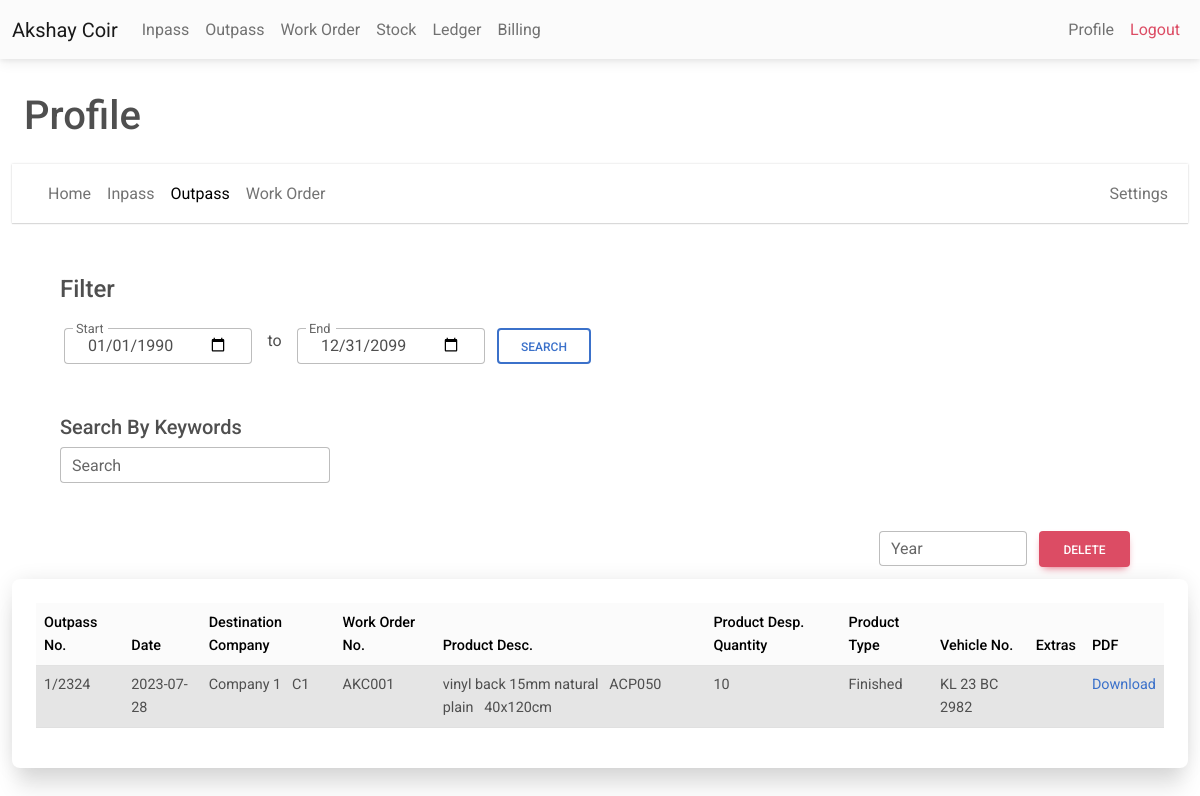
Page /profile_outpass.php (signed in) on the committed database.
### tables this page shows
CREATE TABLE IF NOT EXISTS `profile` (
  `name` varchar(50) NOT NULL,
  `wo` varchar(25) NOT NULL,
  `gstin` varchar(50) NOT NULL,
  `phoneno` varchar(15) NOT NULL,
  `inpass_count` int NOT NULL DEFAULT '1',
  `outpass_count` int NOT NULL DEFAULT '1',
  `user_id` varchar(50) NOT NULL,
  `password` varchar(255) NOT NULL,
  PRIMARY KEY (`user_id`)
);

CREATE TABLE IF NOT EXISTS `outpass_old` (
  `no` varchar(10) NOT NULL,
  `no_year` varchar(15) NOT NULL,
  `date` date NOT NULL,
  `work_order_no` varchar(25) NOT NULL,
  `dest` varchar(125) NOT NULL,
  `woc` varchar(125) NOT NULL,
  `vehicleno` varchar(50) NOT NULL,
  `extras` varchar(125) NOT NULL,
  `type` varchar(10) NOT NULL,
  `timestamp` timestamp NOT NULL,
  `user_id` varchar(50) NOT NULL
);

CREATE TABLE IF NOT EXISTS `outpass_products_old` (
  `outpass_no` varchar(10) NOT NULL,
  `no_year` varchar(15) NOT NULL,
  `date_of_entry` date NOT NULL,
  `product_type` varchar(15) NOT NULL,
  `product_name` varchar(50) NOT NULL,
  `work_order` varchar(25) NOT NULL,
  `product_code` varchar(25) NOT NULL,
  `product_design` varchar(50) NOT NULL,
  `product_size` varchar(25) NOT NULL,
  `product_qty` varchar(15) NOT NULL,
  `user_id` varchar(50) NOT NULL
);

### checkuserlogin.php (called while the page is built, shortened)
<?php
include 'conn.php';
$user_check = $_SESSION['username'];
$ses_sql = mysqli_query($conn, "select user_id from profile where user_id='$user_check'");
$row = mysqli_fetch_array($ses_sql, MYSQLI_ASSOC);
$loggedin_session = $row['user_id'];
?>

### profile_outpass.php (the view, shortened to what this page needs)
<?php
include 'conn.php';
include 'nav.php';
?>
<?php
$start = '1990-01-31';
$end = '2099-12-31';
$sql = "select * from outpass_old,outpass_products_old where outpass_old.no_year = outpass_products_old.no_year AND outpass_old.user_id = '" . (string) $loggedin_session . "' AND outpass_products_old.user_id = '" . (string) $loggedin_session . "'";
$sql .= "  AND date BETWEEN '$start' AND '$end' ORDER BY timestamp DESC LIMIT 10000";
$retval = mysqli_query($conn, $sql);
?>
<html>
<body>
    <br>
    <h1 class="mt-2 ms-4">Profile</h1>
    <div class="container-fluid">
        <div class=" mb-1 bg-white shadow-1-strong   mt-4">
            <nav class="navbar navbar-expand-lg navbar-light shadow-0 ">
                <div class="container-fluid">
                    <div class="collapse navbar-collapse" id="navbarSupportedContent">
                        <ul class="navbar-nav me-auto mb-2 mb-lg-0">
                            <li class="nav-item">
                                <a class="nav-link " href="profile.php">Home</a>
                            </li>
                            <li class="nav-item">
                                <a class="nav-link " href="profile_inpass.php">Inpass</a>
                            </li>
                            <li class="nav-item">
                                <a class="nav-link text-black" href="profile_outpass.php">Outpass</a>
                            </li>
                            <li class="nav-item">
                                <a class="nav-link " href="profile_workorder.php">Work Order</a>
                            </li>
                        </ul>
                    </div>
                    <ul class="navbar-nav">
                        <div class="d-flex align-items-center">
                            <li class="nav-item">
                                <a class="nav-link " href="profile_regfinancialyear.php">Settings</a>
                            </li>
                        </div>
                    </ul>
                </div>
            </nav>
        </div>
    </div>
    <div class="container-fluid">
        <div class='row justify-content'>
            <div class="col">
                <form name="filter" class="bg-white rounded-5 shadow-0-strong p-5" method="post">
                    <h4 class='mb-4'>Filter</h4>
                    <div class="row ms-1 justify-content w-50">
                        <div class="form-outline col">
                            <input type="date" class="form-control" value="1990-01-01" id='start' required name="start">
                            <label for="start" class="form-label">Start</label>
                        </div>
                        <div class="col col-sm-1">
                            <center>to</center>
                        </div>
                        <div class="form-outline col">
                            <input name="end" class="form-control" value="2099-12-31" id='end' required type="date">
                            <label for="end" class='form-label'>End</label>
                        </div>
                        <div class="col">
                            <input type="submit" class=" btn btn-outline-primary " data-mdb-ripple-color="dark"
                                name="filter" value="Search">
                        </div>
                    </div>
                    <br><br>
                    <h5 class='mb-2'>Search By Keywords</h5>
                    <div class='col justify-content w-25'>
                        <div class="input-group">
                            <div class="form-outline">
                                <input type="text" id='search' class="form-control" name="search"
                                    placeholder="eg. ABC001">
                                <label class="form-label" for="search">Search</label>
                            </div>
                        </div>
                    </div>
                </form>
            </div>
        </div>
        <form method="post">
            <div class='d-flex pb-2 rounded-5 shadow-0-strong justify-content-end dontprintarea'>
                <div class="row">
                    <div class="col p-0 m-0">
                        <div class="form-outline">
                            <input type="number" class="form-control" name="year_delete" placeholder="2010">
                            <label class="form-label" for="form">Year</label>
                        </div>
                    </div>
                    <div class="col">
                        <button onclick="return confirm('Are You Sure?')" id='delete' name='delete_data'
                            class="btn btn-danger">Delete</button>
                    </div>
                </div>
            </div>
        </form>
        <div class="container-fluid mt-1 mb-2 p-2 bg-white rounded-5 shadow-5-strong p-4">
            <table class="table table-sm">
                <thead class="table-light sticky-top">
                    <th>
                        Outpass No.
                    </th>
                    <th>
                        Date
                    </th>
                    <th>
                        Destination Company
                    </th>
                    <th>
                        Work Order No.
                    </th>
                    <th>
                        Product Desc.
                    </th>
                    <th>
                        Product Desp. Quantity
                    </th>
                    <th>
                        Product Type
                    </th>
                    <th>
                        Vehicle No.
                    </th>
                    <th>
                        Extras
                    </th>
                    <th>
                        PDF
                    </th>
                </thead>
                <tbody id='tablebody'>
                    <tr>
                        <?php
                        $cur_no = -1;
                        $table_active = '';
                        while ($row = $retval->fetch_assoc()) {
                            if ($cur_no == $row['no']) {
                            } else {
                                if ($table_active == 'table-active') {
                                    $table_active = '';
                                } else {
                                    $table_active = 'table-active';
                                }
                            }
                            $time = strtotime($row['date']);
                            $outpass_short_date = '';
                            if (date('n', $time) > 4) {
                                $temp_date = date('y', $time);
                                $outpass_short_date = $temp_date . ($temp_date + 1);
                            } else {
                                $temp_date = date('y', $time);
                                $outpass_short_date = ($temp_date - 1) . $temp_date;
                            }
                            if (!empty($row)) {
                                echo "
                    <tr class='$table_active'>
                    <td>
                    {$row['no']}/" . $outpass_short_date . "
                    </td>
                    <td>
                    {$row['date']}
                    </td>
                    <td>
                    {$row['dest']}
                    &nbsp;
                    {$row['woc']}
                    </td>
                    <td>
                    {$row['work_order']}
                    </td>
                    <td>
                    {$row['product_name']}
                    &nbsp;
                    {$row['product_code']}
                    &nbsp;
                    {$row['product_design']}
                    &nbsp;
                    {$row['product_size']}
                    </td>
                    <td>
                    {$row['product_qty']}
                    </td>
                    <td>
                    {$row['product_type']}
                    </td>
                    <td>
                    {$row['vehicleno']}
                    </td>
                    <td>
                    {$row['extras']}
                    </td>
                    <td>
                    <a href='createpdfpass.php?f=old&no={$row['no_year']}&io=outpass' target='_blank'>Download</a>
                    </td>
                    ";
                                $cur_no = $row['no'];
                            }
                        }
                        ?>
                    </tr>
                </tbody>
            </table>
        </div>
    </div>
</body>
</html>

### nav.php (shortened to what this page needs)
<?php
include 'checkuserlogin.php';
?>
<!DOCTYPE html>
<html>
<link rel="stylesheet" href="https://cdnjs.cloudflare.com/ajax/libs/font-awesome/6.0.0/css/all.min.css" />
<link rel="stylesheet" href="css/mdb.min.css" />
<?php
if(isset($loggedin_session)){
$userName = mysqli_fetch_assoc(mysqli_query($conn,"select name from profile where user_id = '".(string)$loggedin_session."'"))['name'];
}
?>
<body>
    <div id='dontprintnav'>
        <nav class="navbar navbar-expand-lg navbar-light bg-light">
            <div class="container-fluid">
                <a class="navbar-brand" href="profile.php"><?php echo $userName;?></a>
                <div class="collapse navbar-collapse" id="navbarNav">
                    <ul class="navbar-nav">
                        <li class="nav-item">
                            <a class="nav-link" href="inpass.php">Inpass</a>
                        </li>
                        <li class="nav-item">
                            <a class="nav-link" href="outpass.php">Outpass</a>
                        </li>
                        <li class="nav-item">
                            <a class="nav-link" href="workorder.php">Work Order</a>
                        </li>
                        <li class="nav-item">
                            <a class="nav-link" href="stock.php?f=0">Stock</a>
                        </li>
                        <li class="nav-item">
                            <a class="nav-link" href="ledger.php?f=0">Ledger</a>
                        </li>
                        <li class="nav-item">
                            <a class="nav-link" href="billing_workorder.php">Billing</a>
                        </li>
                    </ul>
                </div>
                <ul class="navbar-nav">
                    <div class="d-flex align-items-center">
                        <li class="nav-item">
                            <a class="nav-link" href="profile.php">Profile</a>
                        </li>
                        <li class="nav-item">
                            <a class="nav-link text-danger" href="logout.php">Logout</a>
                        </li>
                    </div>
                </ul>
            </div>
    </div>
</body>
</html>

### rows in the picture
profile: userName "Akshay Coir"
outpass_old: no "1", date "2324", date "2023-07-28", dest "Company 1", woc "C1", outpass_products_old.work_order "AKC001", outpass_products_old.product_name "vinyl back 15mm natural", outpass_products_old.product_code "ACP050", outpass_products_old.product_design "plain", outpass_products_old.product_size "40x120cm", outpass_products_old.product_qty "10", outpass_products_old.product_type "Finished", vehicleno "KL 23 BC 2982"
